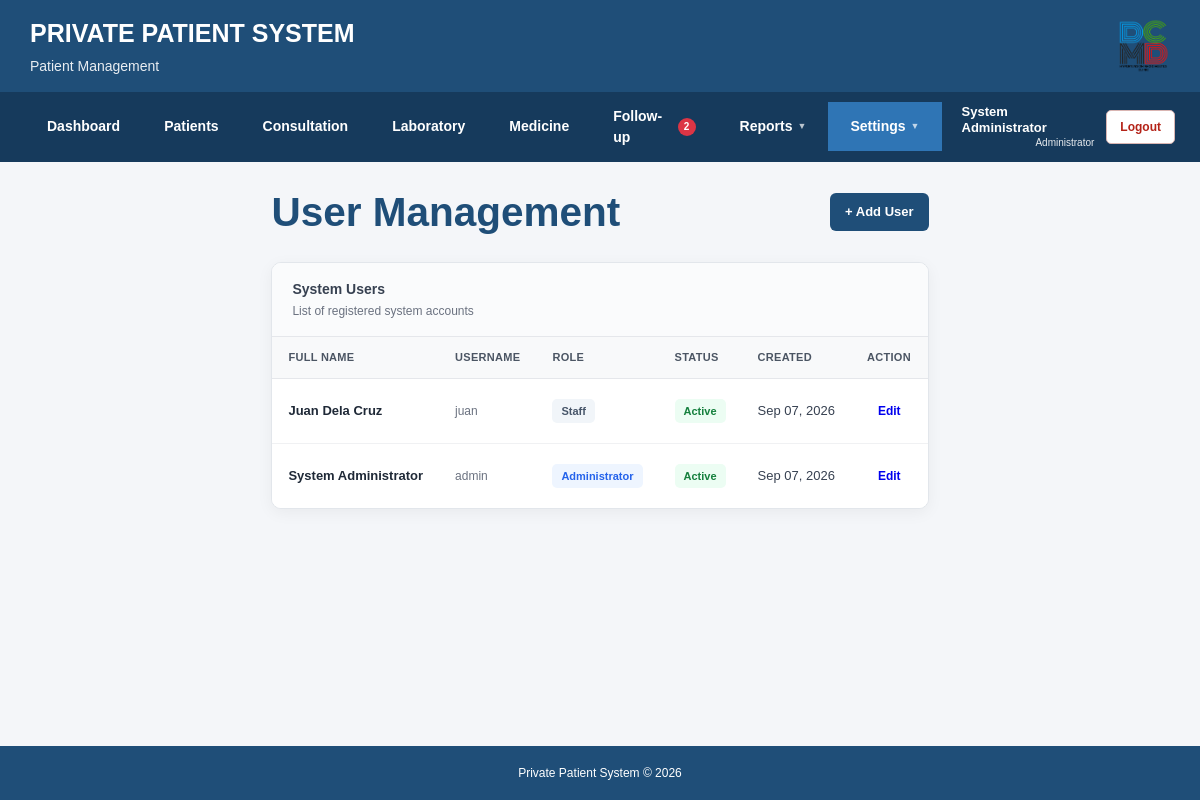
Page /private_patient_system/users/index.php (signed in) on the committed database.
### tables this page shows
CREATE TABLE IF NOT EXISTS `users` (
  `id` int(11) NOT NULL AUTO_INCREMENT,
  `username` varchar(50) NOT NULL,
  `password` varchar(255) NOT NULL,
  `full_name` varchar(100) NOT NULL,
  `role` varchar(30) NOT NULL DEFAULT 'Staff',
  `is_active` tinyint(1) NOT NULL DEFAULT '1',
  `created_at` timestamp NOT NULL DEFAULT CURRENT_TIMESTAMP,
  PRIMARY KEY (`id`),
  UNIQUE KEY `username` (`username`)
);

### private_patient_system/users/index.php (the view, shortened to what this page needs)
<?php
require_once "../config/database.php";
$sql = "
    SELECT
        id,
        username,
        full_name,
        role,
        is_active,
        created_at
    FROM users
    ORDER BY full_name ASC
";
$result = $conn->query($sql);
require_once "../includes/header.php";
require_once "../includes/navigation.php";
?>
<div class="users-wrapper">
    <div class="users-page-top">
        <div class="page-title">
            <h2>
                User Management
            </h2>
        </div>
        <a
            href="add.php"
            class="btn btn-primary add-user-btn"
        >
            + Add User
        </a>
    </div>
    <div class="users-card">
        <div class="users-card-header">
            <div class="users-card-title">
                System Users
            </div>
            <div class="users-card-subtitle">
                List of registered system accounts
            </div>
        </div>
        <div class="table-responsive">
            <table class="table users-table">
                <thead>
                    <tr>
                        <th>
                            Full Name
                        </th>
                        <th>
                            Username
                        </th>
                        <th>
                            Role
                        </th>
                        <th>
                            Status
                        </th>
                        <th>
                            Created
                        </th>
                        <th class="text-center">
                            Action
                        </th>
                    </tr>
                </thead>
                <tbody>
                <?php if ($result->num_rows > 0): ?>
                    <?php while ($row = $result->fetch_assoc()): ?>
                        <tr>
                            <td>
                                <div class="user-name">
                                    <?php
                                    echo htmlspecialchars(
                                        $row['full_name']
                                    );
                                    ?>
                                </div>
                            </td>
                            <td>
                                <div class="user-username">
                                    <?php
                                    echo htmlspecialchars(
                                        $row['username']
                                    );
                                    ?>
                                </div>
                            </td>
                            <td>
                                <?php if ($row['role'] === 'Administrator'): ?>
                                    <span class="role-badge role-admin">
                                        Administrator
                                    </span>
                                <?php else: ?>
                                    <span class="role-badge role-staff">
                                        Staff
                                    </span>
                                <?php endif; ?>
                            </td>
                            <td>
                                <?php if ($row['is_active'] == 1): ?>
                                    <span class="status-badge status-active">
                                        Active
                                    </span>
                                <?php else: ?>
                                    <span class="status-badge status-inactive">
                                        Inactive
                                    </span>
                                <?php endif; ?>
                            </td>
                            <td>
                                <?php
                                echo date(
                                    "M d, Y",
                                    strtotime($row['created_at'])
                                );
                                ?>
                            </td>
                            <td class="text-center">
                                <a
                                    href="edit.php?id=<?php echo $row['id']; ?>"
                                    class="btn btn-outline-primary edit-user-btn"
                                >
                                    Edit
                                </a>
                            </td>
                        </tr>
                    <?php endwhile; ?>
                <?php endif; ?>
                </tbody>
            </table>
        </div>
    </div>
</div>
<?php
require_once "../includes/footer.php";
?>

### private_patient_system/css/style.css (style rules this page uses)
* { box-sizing: border-box; margin: 0; padding: 0; }
html, body { min-height: 100%; }
body { font-family: Arial, Helvetica, sans-serif; background: #f4f6f9; color: #333; line-height: 1.5; min-height: 100vh; display: flex; flex-direction: column; }
.page-title { font-size: 27px; color: #1f4e78; margin-bottom: 25px; font-weight: 700; }
table { width: 100%; border-collapse: collapse; background: white; }
table th { background: #1f4e78; color: white; padding: 12px; text-align: left; font-size: 13px; font-weight: 600; }
table td { padding: 11px 12px; border-bottom: 1px solid #e5e5e5; font-size: 13px; }
.btn { display: inline-flex; align-items: center; justify-content: center; min-height: 38px; padding: 9px 16px; border-radius: 5px; border: none; text-decoration: none; cursor: pointer; font-size: 13px; font-weight: 600; transition: 0.2s ease; white-space: nowrap; }
.btn-primary { background: #1f4e78; color: white; }
.status-active { background: #d4edda; color: #155724; }

### private_patient_system/users/index.php (style rules this page uses)
.users-wrapper { max-width: 1200px; margin: 0 auto; padding: 20px 20px 40px; }
.users-page-top { display: flex; align-items: center; justify-content: space-between; gap: 20px; margin-bottom: 20px; }
.users-page-top .page-title { margin: 0; }
.users-page-top .page-title h2 { margin: 0; }
.add-user-btn { font-size: 13px; font-weight: 600; border-radius: 6px; padding: 9px 15px; flex-shrink: 0; }
.users-card { background: #ffffff; border: 1px solid #e2e6eb; border-radius: 10px; box-shadow: 0 4px 16px rgba(0, 0, 0, 0.05); overflow: hidden; }
.users-card-header { padding: 16px 20px; background: #fafbfc; border-bottom: 1px solid #e5e7eb; }
.users-card-title { font-size: 14px; font-weight: 700; color: #374151; }
.users-card-subtitle { font-size: 12px; color: #6b7280; margin-top: 2px; }
.users-table { margin-bottom: 0; }
.users-table thead th { background: #f8f9fa; color: #4b5563; font-size: 11px; font-weight: 700; text-transform: uppercase; letter-spacing: 0.3px; padding: 12px 16px; border-bottom: 1px solid #e5e7eb; white-space: nowrap; }
.users-table tbody td { padding: 13px 16px; font-size: 13px; color: #374151; vertical-align: middle; border-bottom: 1px solid #f0f1f3; }
.users-table tbody tr:last-child td { border-bottom: none; }
.user-name { font-weight: 600; color: #1f2937; }
.user-username { color: #6b7280; font-size: 12px; }
.role-badge { display: inline-block; padding: 4px 9px; border-radius: 5px; font-size: 11px; font-weight: 600; }
.role-staff { background: #f1f5f9; color: #475569; }
.role-admin { background: #eef5ff; color: #2563eb; }
.status-badge { display: inline-block; padding: 4px 9px; border-radius: 5px; font-size: 11px; font-weight: 600; }
.status-active { background: #ecfdf3; color: #15803d; }
.edit-user-btn { font-size: 12px; font-weight: 600; padding: 5px 11px; border-radius: 5px; }

### rows in the picture
users: full_name "Juan Dela Cruz", username "juan", role "Staff", is_active "Active", created_at "Sep 07, 2026"
users: full_name "System Administrator", username "admin", role "Administrator", is_active "Active", created_at "Sep 07, 2026"

### other values in the picture
$pageSubtitle "Patient Management"
$followUpDueSoonCount "2"
$loggedInName "System Administrator"
$loggedInRole "Administrator"
